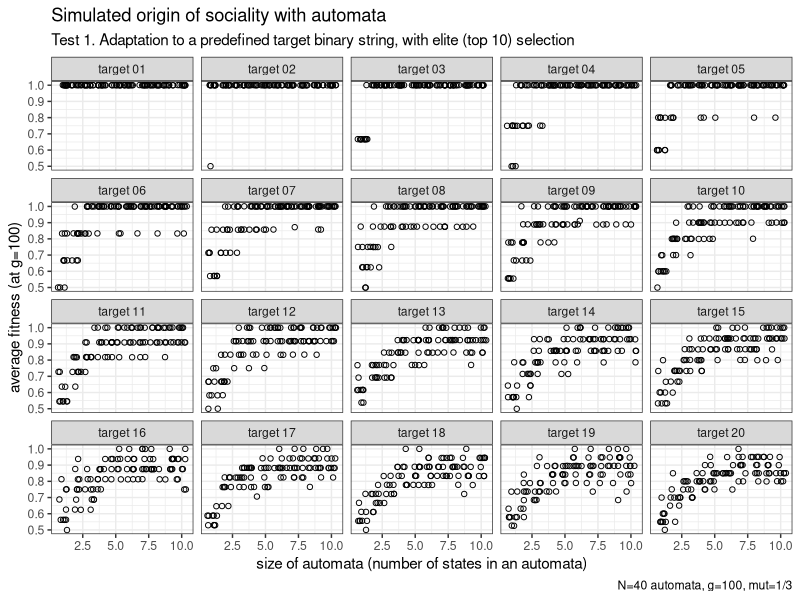
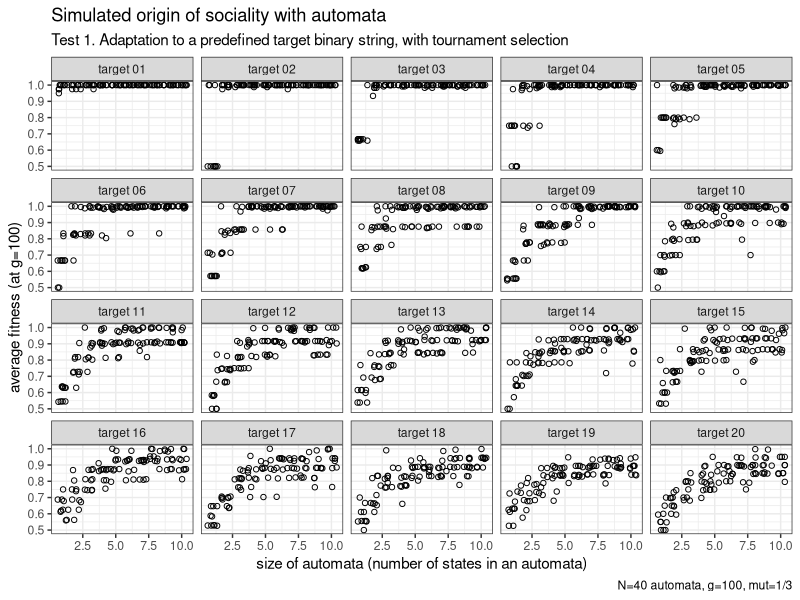
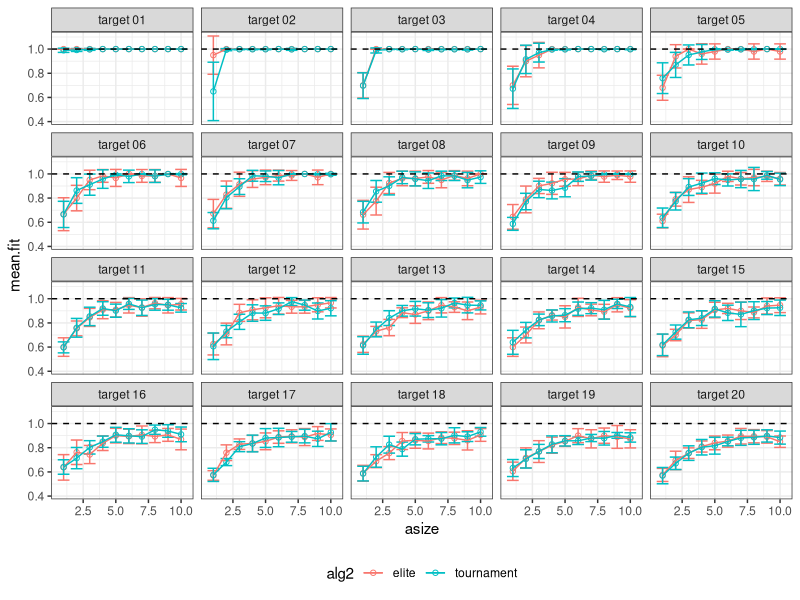

Write the R code that produced these figures, in order.
setwd("~/Dropbox/cono-models/weigang/")
setwd("../../Dropbox/cono-models/weigang/")
library(tidyverse)

# elite selection
x1 <- read_tsv("test-alg1.tsv", col_names = F)
colnames(x1) <- c("tag", "tsize", "fit", "bin_str", "fit_elite", "fit_avg", "asize", "alg")
x1 <- x1 %>% 
  mutate(label = paste("target", sprintf("%02d", tsize)))
#x1 <- x %>% 
#  mutate(tsize = nchar(auto))

x1 %>% 
  ggplot(aes(x=asize, y=fit_avg)) +
  #geom_boxplot(outlier.shape = NA) +
  geom_jitter(shape=1) + 
  facet_wrap(~label) +
#  geom_vline(aes(xintercept = tsize ), linetype = 2) +
  theme_bw() +
  xlab("size of automata (number of states in an automata)") +
  ylab("average fitness (at g=100)") +
  labs(title = "Simulated origin of sociality with automata", subtitle = "Test 1. Adaptation to a predefined target binary string, with elite (top 10) selection", caption = "N=40 automata, g=100, mut=1/3")

# tournment selection
x2 <- read_tsv("test-alg2.tsv", col_names = F)
colnames(x2) <- c("tag", "tsize", "fit", "bin_str", "fit_elite", "fit_avg", "asize", "alg")
x2 <- x2 %>% 
  mutate(label = paste("target", sprintf("%02d", tsize)))

x2 %>% 
  ggplot(aes(x=asize, y=fit_avg)) +
  geom_jitter(shape=1) + 
  facet_wrap(~label) +
#  geom_vline(aes(xintercept = tsize ), linetype = 2) +
  theme_bw() +
  xlab("size of automata (number of states in an automata)") +
  ylab("average fitness (at g=100)") +
  labs(title = "Simulated origin of sociality with automata", subtitle = "Test 1. Adaptation to a predefined target binary string, with tournament selection", caption = "N=40 automata, g=100, mut=1/3")

x <- bind_rows(x1, x2)
x %>% 
  group_by(tsize, asize, alg) %>% 
  summarise(mean.fit = mean(fit_avg), sd.fit = sd(fit_avg)) %>% 
  mutate(label = paste("target", sprintf("%02d", tsize))) %>% 
  mutate(alg2 = if_else(alg == 1, 'elite', 'tournament')) %>% 
  ggplot(aes(x=asize, y=mean.fit, ymin = mean.fit - sd.fit, ymax = mean.fit + sd.fit, color = alg2)) +
  geom_point(shape = 1) + 
  geom_errorbar() +
  geom_line() + 
  theme_bw() + 
  geom_hline(yintercept = 1, linetype = 2) +
  facet_wrap(~label) + 
  theme(legend.position = "bottom")
